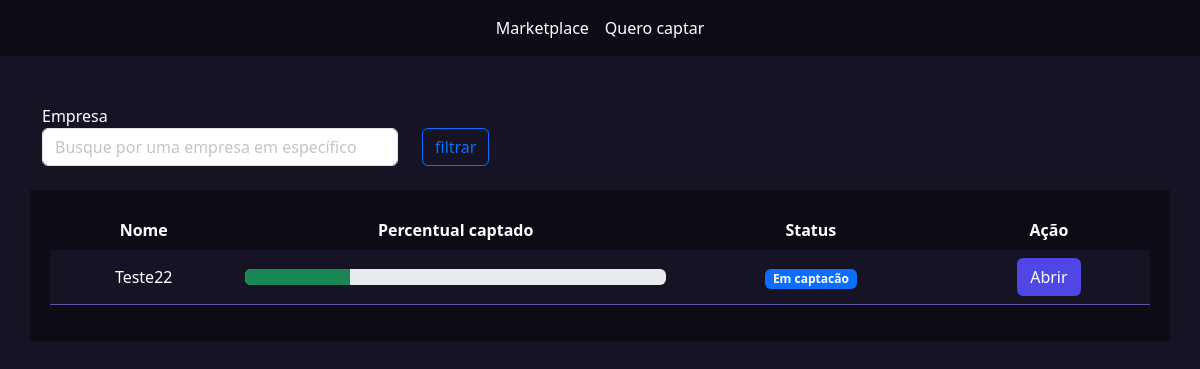
The page /empresarios/listar_empresas/ (signed in) on the database as committed earlier.
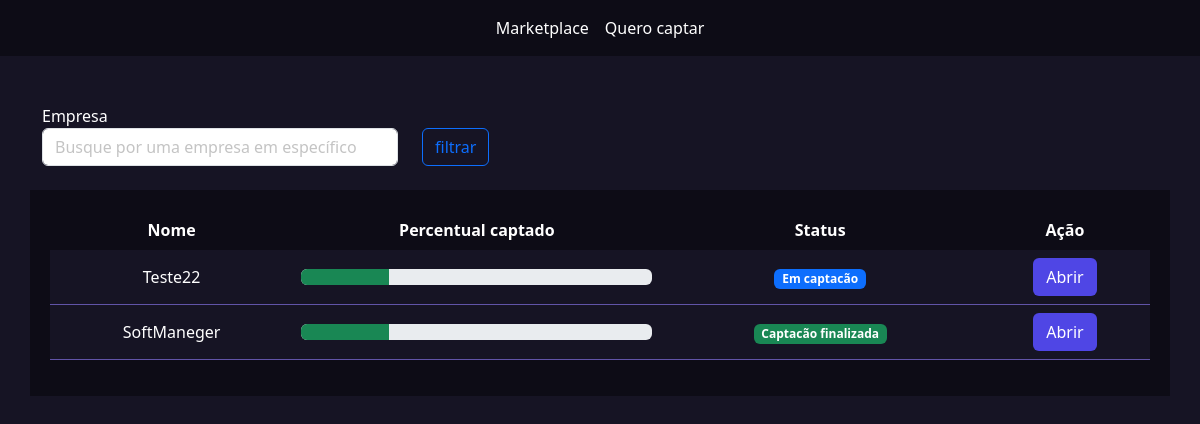
The same page on the database as committed later.
### empresarios/models.py (models this page shows, shortened)
class Empresas(models.Model):
    tempo_existencia_choices = (
        ('-6', 'Menos de 6 meses'),
        ('+6', 'Mais de 6 meses'),
        ('+1', 'Mais de 1 ano'),
        ('+5', 'Mais de 5 anos')
    )
    estagio_choices = (
        ('I', 'Tenho apenas uma idea'),
        ('MVP', 'Possuo um MVP'),
        ('MVPP', 'Possuo um MVP com clientes pagantes'),
        ('E', 'Empresa pronta para escalar'),
    )
    area_choices = (
        ('ED', 'Ed-tech'),
        ('FT', 'Fintech'),
        ('AT', 'Agrotech'),
    )
    user = models.ForeignKey(User, on_delete=models.DO_NOTHING)
    nome = models.CharField(max_length=50)
    cnpj = models.CharField(max_length=30)
    site = models.URLField()
    tempo_existencia = models.CharField(max_length=2, choices=tempo_existencia_choices, default='-6')
    descricao = models.TextField()
    data_final_captacao = models.DateField()
    percentual_equity = models.IntegerField() # Percentual esperado
    estagio = models.CharField(max_length=4, choices=estagio_choices, default='I')
    area = models.CharField(max_length=3, choices=area_choices)
    publico_alvo = models.CharField(max_length=3)
    valor = models.DecimalField(max_digits=9, decimal_places=2) # Valor total a ser vendido
    pitch = models.FileField(upload_to='pitchs')
    logo = models.FileField(upload_to='logo')
    def __str__(self):
        return f'{self.user.username} | {self.nome}'
    @property
    def status(self):
        if date.today() > self.data_final_captacao:
            return mark_safe('<span class="badge bg-success">Captacão finalizada</span>')
        return mark_safe('<span class="badge bg-primary">Em captacão</span>')

### empresarios/views.py (the view)
# urls.py: path('listar_empresas/', views.listar_empresas, name="listar_empresas"),
def listar_empresas(request):
    if not request.user.is_authenticated:
        return redirect('/usuarios/logar')
    if request.method == "GET":
        empresas = Empresas.objects.filter(user=request.user)
        print(empresas)
        return render(request, 'listar_empresas.html', {'empresas':empresas})

### empresarios/templates/listar_empresas.html (shortened to what this page needs)
{% extends "base.html" %}
{% load static %}
{% block 'head' %}
<link rel="stylesheet" href="{% static 'empresarios/css/listar_empresas.css' %}">
<link rel="stylesheet" href="{% static 'usuarios/css/usuarios.css' %}">
{% endblock 'head' %}
{% block 'body' %}
    {% include "partials/barra_navegacao.html" %}
    <br><br>
    <div class="container">
        <div class="row">
            <div class="col-md-4">
                <form action="{% url 'listar_empresas' %}" method="GET">
                <label>Empresa</label>
                <input type="text" name="empresa" class="form-control" placeholder="Busque por uma empresa em específico">
            </div>
            <div class="col-md">
                <br>
                <input type="submit" value="filtrar" class="btn btn-outline-primary">
            </div>
        </div>
    </div>
    <br>
    <div class="container dark-color container_empresas">
        <table class="table">
            <thead >
              <tr class="cabecalho" style="background-color: transparent !important;">
                <th class="cabecalho" scope="col">Nome</th>
                <th class="cabecalho" scope="col">Percentual captado</th>
                <th class="cabecalho" scope="col">Status</th>
                <th class="cabecalho" scope="col">Ação</th>
              </tr>
            </thead>
            <tbody>
                {% for empresa in empresas %}
                    <tr class="linha">
                        <td class="linha">{{empresa.nome}}</td>
                        <td class="linha">
                            <div class="progress">
                                <div class="progress-bar bg-success" role="progressbar" style="width: 25%" aria-valuenow="25" aria-valuemin="0" aria-valuemax="100"></div>
                            </div>
                        </td>
                        <td class="linha">{{empresa.status}}</td>
                        <td class="linha"><a href="{% url "empresa" empresa.id %}" class="btn btn-indigo-normal">Abrir</a></td>
                    </tr>
                {% endfor %}
            </tbody>
          </table>
    </div>
{% endblock 'body' %}

Rows that differ between the two databases and show on the page:
added Empresas: nome "SoftManeger", status "Captacão finalizada"
